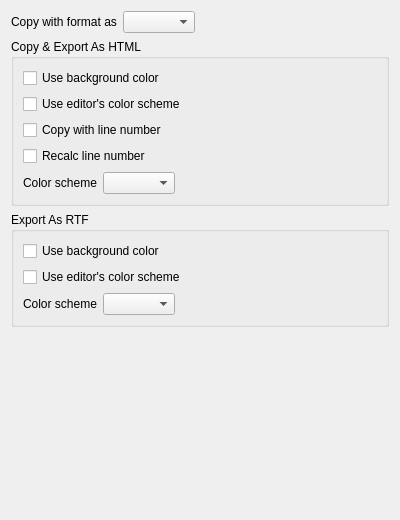
<?xml version="1.0" encoding="UTF-8"?>
<ui version="4.0">
 <class>EditorClipboardWidget</class>
 <widget class="QWidget" name="EditorClipboardWidget">
  <property name="geometry">
   <rect>
    <x>0</x>
    <y>0</y>
    <width>400</width>
    <height>520</height>
   </rect>
  </property>
  <property name="windowTitle">
   <string>Form</string>
  </property>
  <layout class="QVBoxLayout" name="verticalLayout">
   <item>
    <widget class="QWidget" name="widget_4" native="true">
     <layout class="QHBoxLayout" name="horizontalLayout_3">
      <property name="leftMargin">
       <number>0</number>
      </property>
      <property name="topMargin">
       <number>0</number>
      </property>
      <property name="rightMargin">
       <number>0</number>
      </property>
      <property name="bottomMargin">
       <number>0</number>
      </property>
      <item>
       <widget class="QLabel" name="label_6">
        <property name="text">
         <string>Copy with format as</string>
        </property>
       </widget>
      </item>
      <item>
       <widget class="QComboBox" name="cbCopyWithFormatAs"/>
      </item>
      <item>
       <spacer name="horizontalSpacer_4">
        <property name="orientation">
         <enum>Qt::Horizontal</enum>
        </property>
        <property name="sizeHint" stdset="0">
         <size>
          <width>40</width>
          <height>20</height>
         </size>
        </property>
       </spacer>
      </item>
     </layout>
    </widget>
   </item>
   <item>
    <widget class="QGroupBox" name="groupBox_3">
     <property name="title">
      <string>Copy &amp;&amp; Export As HTML</string>
     </property>
     <property name="checkable">
      <bool>false</bool>
     </property>
     <layout class="QVBoxLayout" name="verticalLayout_4">
      <item>
       <widget class="QCheckBox" name="chkCopyHTMLUseBackground">
        <property name="text">
         <string>Use background color</string>
        </property>
       </widget>
      </item>
      <item>
       <widget class="QCheckBox" name="chkCopyHTMLUseEditorColor">
        <property name="text">
         <string>Use editor's color scheme</string>
        </property>
       </widget>
      </item>
      <item>
       <widget class="QCheckBox" name="chkCopyHTMLWithLineNumber">
        <property name="text">
         <string>Copy with line number</string>
        </property>
       </widget>
      </item>
      <item>
       <widget class="QCheckBox" name="chkCopyHTMLRecalcLineNumber">
        <property name="text">
         <string>Recalc line number</string>
        </property>
       </widget>
      </item>
      <item>
       <widget class="QWidget" name="widget_3" native="true">
        <layout class="QHBoxLayout" name="horizontalLayout_2">
         <property name="leftMargin">
          <number>0</number>
         </property>
         <property name="topMargin">
          <number>0</number>
         </property>
         <property name="rightMargin">
          <number>0</number>
         </property>
         <property name="bottomMargin">
          <number>0</number>
         </property>
         <item>
          <widget class="QLabel" name="label_5">
           <property name="text">
            <string>Color scheme</string>
           </property>
          </widget>
         </item>
         <item>
          <widget class="QComboBox" name="cbHTMLColorScheme"/>
         </item>
         <item>
          <spacer name="horizontalSpacer_3">
           <property name="orientation">
            <enum>Qt::Horizontal</enum>
           </property>
           <property name="sizeHint" stdset="0">
            <size>
             <width>40</width>
             <height>20</height>
            </size>
           </property>
          </spacer>
         </item>
        </layout>
       </widget>
      </item>
     </layout>
    </widget>
   </item>
   <item>
    <widget class="QGroupBox" name="groupBox_2">
     <property name="title">
      <string>Export As RTF</string>
     </property>
     <property name="checkable">
      <bool>false</bool>
     </property>
     <layout class="QVBoxLayout" name="verticalLayout_2">
      <item>
       <widget class="QCheckBox" name="chkCopyRTFUseBackground">
        <property name="text">
         <string>Use background color</string>
        </property>
       </widget>
      </item>
      <item>
       <widget class="QCheckBox" name="chkCopyRTFUseEditorColor">
        <property name="text">
         <string>Use editor's color scheme</string>
        </property>
       </widget>
      </item>
      <item>
       <widget class="QWidget" name="widget_2" native="true">
        <layout class="QHBoxLayout" name="horizontalLayout">
         <property name="leftMargin">
          <number>0</number>
         </property>
         <property name="topMargin">
          <number>0</number>
         </property>
         <property name="rightMargin">
          <number>0</number>
         </property>
         <property name="bottomMargin">
          <number>0</number>
         </property>
         <item>
          <widget class="QLabel" name="label_4">
           <property name="text">
            <string>Color scheme</string>
           </property>
          </widget>
         </item>
         <item>
          <widget class="QComboBox" name="cbRTFColorScheme"/>
         </item>
         <item>
          <spacer name="horizontalSpacer_2">
           <property name="orientation">
            <enum>Qt::Horizontal</enum>
           </property>
           <property name="sizeHint" stdset="0">
            <size>
             <width>40</width>
             <height>20</height>
            </size>
           </property>
          </spacer>
         </item>
        </layout>
       </widget>
      </item>
     </layout>
    </widget>
   </item>
   <item>
    <spacer name="verticalSpacer">
     <property name="orientation">
      <enum>Qt::Vertical</enum>
     </property>
     <property name="sizeHint" stdset="0">
      <size>
       <width>20</width>
       <height>40</height>
      </size>
     </property>
    </spacer>
   </item>
  </layout>
 </widget>
 <tabstops>
  <tabstop>cbCopyWithFormatAs</tabstop>
  <tabstop>chkCopyHTMLUseBackground</tabstop>
  <tabstop>chkCopyHTMLUseEditorColor</tabstop>
  <tabstop>cbHTMLColorScheme</tabstop>
  <tabstop>chkCopyRTFUseBackground</tabstop>
  <tabstop>chkCopyRTFUseEditorColor</tabstop>
  <tabstop>cbRTFColorScheme</tabstop>
 </tabstops>
 <resources/>
 <connections/>
</ui>
